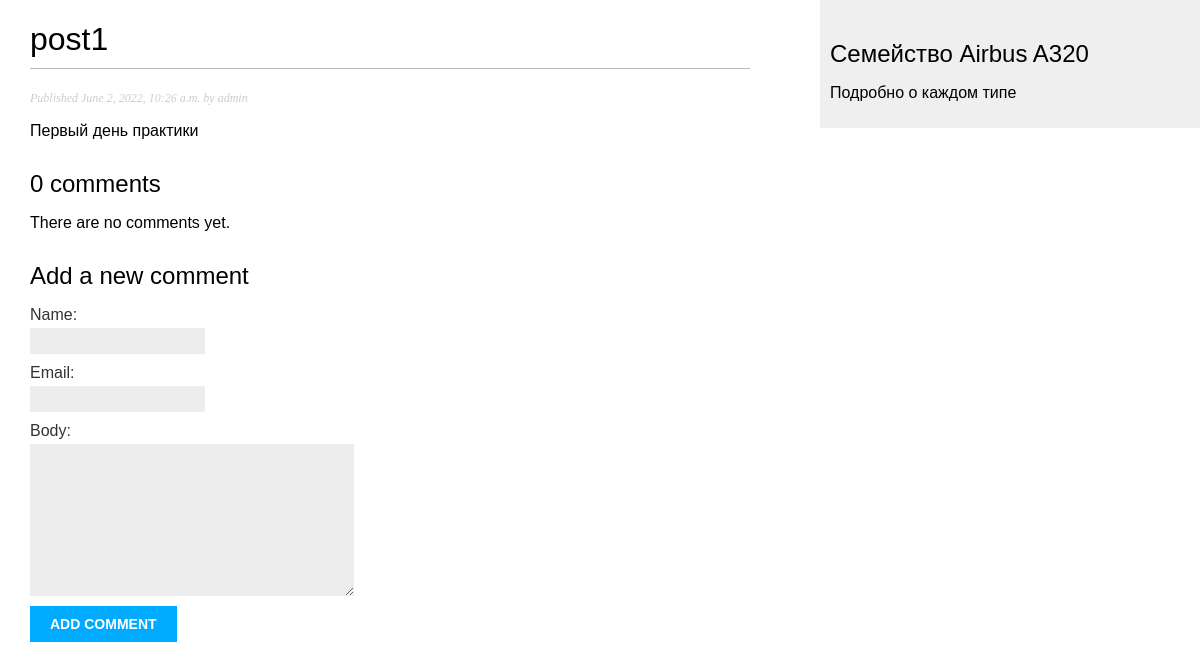
/blog/2/, run on an earlier commit of the app's database.
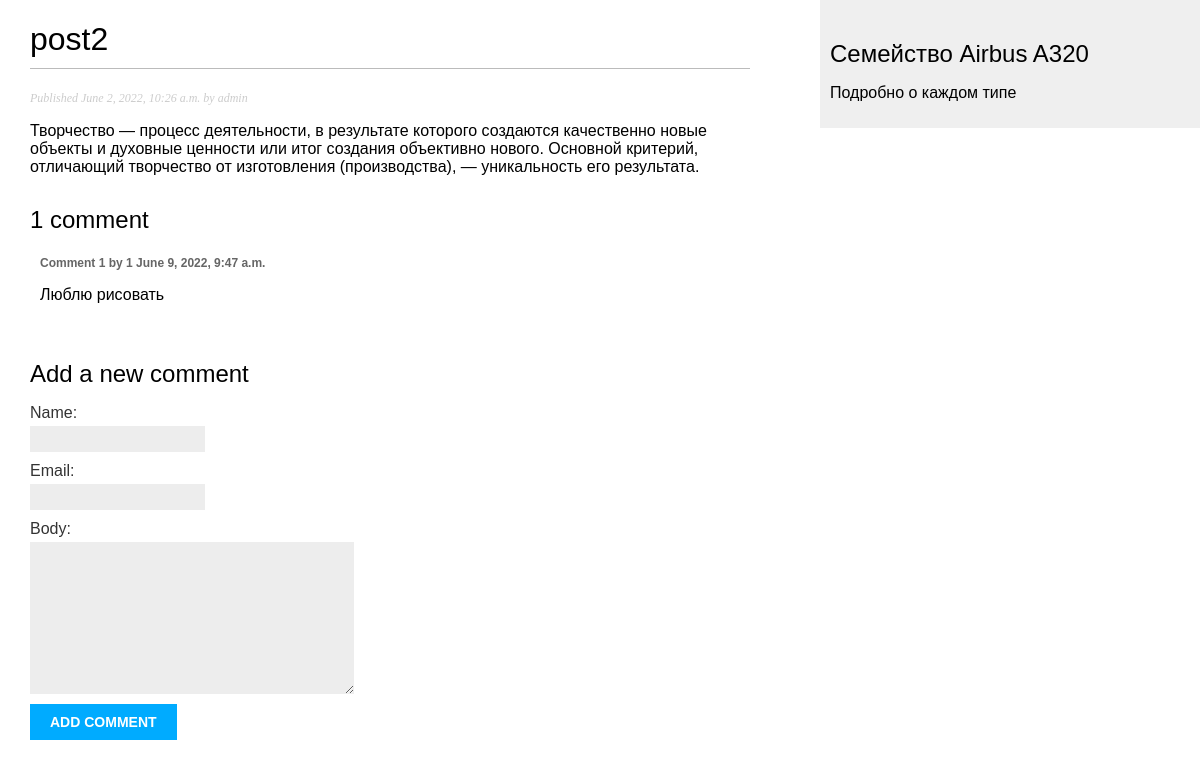
And on a later commit of the database.
### blog/models.py (models this page shows, shortened)
class Post(models.Model):
    class Status(models.TextChoices):
        DRAFT = 'DF', 'Draft'
        PUBLISHED = 'PB', 'Published'
    title = models.CharField(max_length=250)
    slug = models.SlugField(max_length=250)
    author = models.ForeignKey(User,on_delete=models.CASCADE,related_name='blog_posts')
    body = models.TextField()
    publish = models.DateTimeField(default=timezone.now)
    created = models.DateTimeField(auto_now_add=True)
    updated = models.DateTimeField(auto_now=True)
    status = models.CharField(max_length=2,choices=Status.choices,default=Status.DRAFT)
    objects = models.Manager() # The default manager.
    published = PublishedManager() # Our custom manager.
    class Meta:
        ordering = ['-publish']
        indexes = [
            models.Index(fields=['-publish']),
        ]

class Comment(models.Model):
    post = models.ForeignKey(Post, on_delete=models.CASCADE, related_name='comments')
    name = models.CharField(max_length=80)
    email = models.EmailField()
    body = models.TextField()
    created = models.DateTimeField(auto_now_add=True)
    updated = models.DateTimeField(auto_now=True)
    active = models.BooleanField(default=True)
    class Meta:
        ordering = ['created']
        indexes = [
            models.Index(fields=['created']),
        ]

### blog/views.py (the view)
# urls.py: path('<int:id>/', views.post_detail, name='post_detail'),
def post_detail(request, id):
    post = get_object_or_404(Post, id=id, status=Post.Status.PUBLISHED)
    comments = post.comments.filter(active=True)
    form = CommentForm()
    return render(request, 'blog/post/detail.html', {'post': post, 'comments': comments,
'form': form})

### blog/forms.py
class CommentForm(forms.ModelForm):
	class Meta:
		model = Comment
		fields = ['name', 'email', 'body']

### blog/templates/blog/post/detail.html (shortened to what this page needs)
{% extends "blog/base.html" %}
{% block content %}
  <h1>{{ post.title }}</h1>
  <p class="date">
    Published {{ post.publish }} by {{ post.author }}
  </p>
  {{ post.body|linebreaks }}
  {% with comments.count as total_comments %}
 <h2>{{ total_comments }} comment{{ total_comments|pluralize }}</h2>
{% endwith %}
{% for comment in comments %}
 <div class="comment">
 <p class="info">
 Comment {{ forloop.counter }} by {{ comment.name }}
 {{ comment.created }}
 </p>
 {{ comment.body|linebreaks }}
 </div>
{% empty %}
 <p>There are no comments yet.</p>
{% endfor %}
<h2>Add a new comment</h2>
 <form action="{% url 'blog:post_comment' post.id %}" method="post">
 {{ form.as_p }}
 <p><input type="submit" value="Add comment"></p>
 </form>
{% endblock %}

What changed in the data, as far as the page shows it:
changed Post "admin": title "post1" → "post2"; body "Первый день практики" → "Творчество — процесс деятельности, в результате которого создаются качественно новые объекты и духовные ценности или итог создания объективно нового. Основной критерий, отличающий творчество от изготовления (производства), — уникальность его результата."
added Comment: name "1", created "June 9, 2022, 9:47 a.m.", body "Люблю рисовать"
Also different on the page:
{{ total_comments }}: "0" → "1"
text no longer shown: "There are no comments yet."
